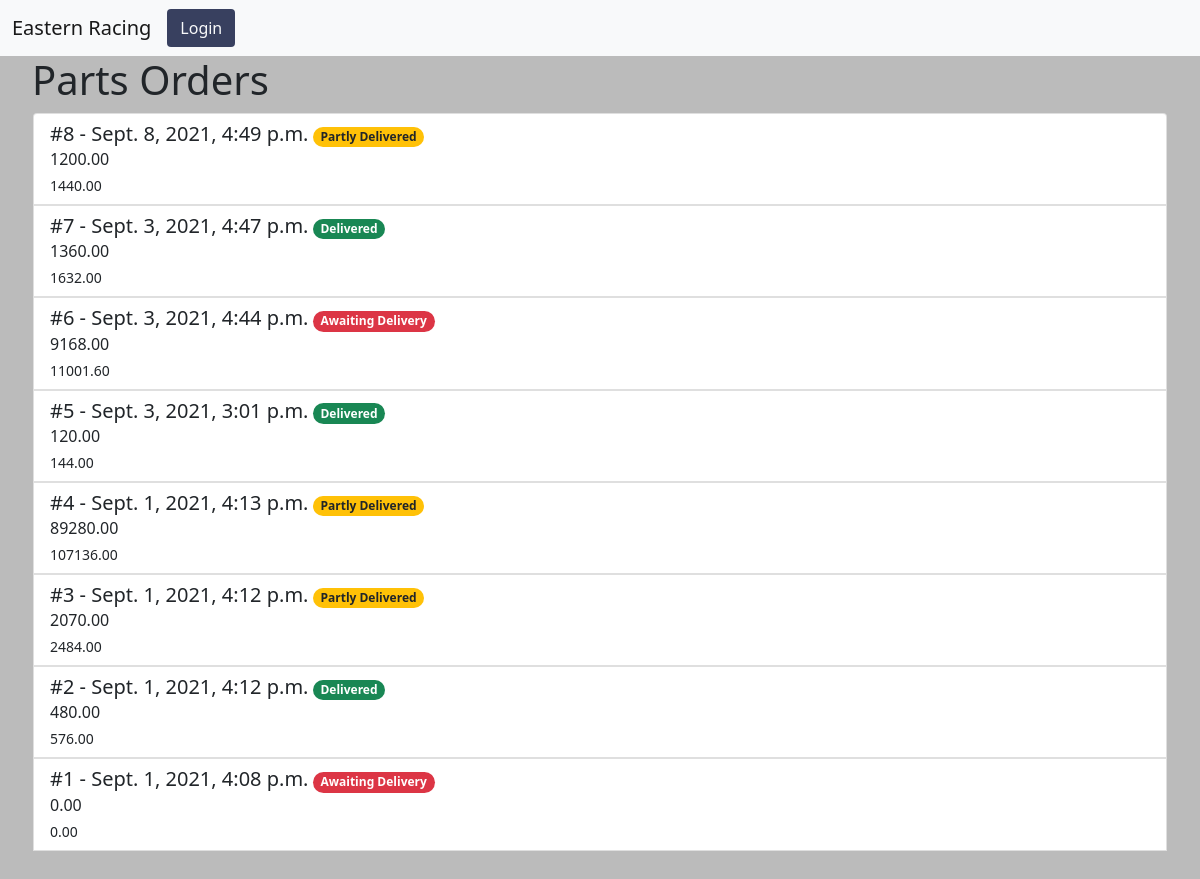
The page /parts/partsorder_list/ on the database its author committed.
### parts/models.py (models this page shows, shortened)
class PartsOrder(models.Model):
    placed = models.DateTimeField(auto_now_add=True)
    sub_total = models.DecimalField(max_digits=10, decimal_places=2, default=0)
    vat = models.DecimalField(max_digits=10, decimal_places=2, default=0)
    grand_total = models.DecimalField(max_digits=10, decimal_places=2, default=0)
    editable = models.BooleanField(default=True)
    def get_delivery_status(self):
        checked_in = 0
        for unit in self.partsorderunit_set.all():
            if unit.checked_in:
                checked_in += 1
        if checked_in == 0:
            return 'awaiting'
        elif checked_in == self.partsorderunit_set.count():
            return 'delivered'
        else:
            return 'part'

### parts/views.py (the view)
# urls.py: path('partsorder_list/', views.PartsOrderList.as_view(), name='parts-order-list'),
class PartsOrderList(generic.ListView):
    model = PartsOrder
    def get_ordering(self):
        return '-placed'

### car_mgmt/context_processors.py (called while the page is built)
def report_form(request):
    report_form = MessageForm(initial={'sender': request.user, 'recipient': Manager.objects.get(id=1).user})
    return {'report_form': report_form}

def login_form(request):
    login_form = AuthenticationForm()
    return {'login_form': login_form}

### parts/models.py (called while the page is built)
    def __str__(self):
        return f"{self.part.name} x {self.quantity}"

### parts/templates/parts/partsorder_list.html (shortened to what this page needs)
{% extends 'cars/base.html' %}
{% block content %}
<h1>Parts Orders</h1>
<div class="list-group">
    {% for order in partsorder_list %}
    <a class="list-group-item list-group-item-action" data-bs-toggle="collapse" href="#collapse-{{ order.id }}" role="button" aria-expanded="false" aria-controls="collapseExample">
        <div class="d-flex w-100 justify-content-between">
            <div>
                <h5 class="mb-1 d-inline">#{{ order.id }} - {{ order.placed }}</h5>
                {% if order.get_delivery_status == 'awaiting' %}
                    <span class="badge rounded-pill bg-danger">Awaiting Delivery</span>
                {% elif order.get_delivery_status == 'delivered' %}
                    <span class="badge rounded-pill bg-success">Delivered</span>
                {% else %}
                    <span class="badge rounded-pill bg-warning text-dark">Partly Delivered</span>
                {% endif %}
            </div>
        </div>
        <p class="mb-1">{{ order.sub_total }}</p>
        <div class="d-flex w-100 justify-content-between">
            <small>{{ order.grand_total }}</small>
        </div>
    </a>
    {% endfor %}
</div>
{% endblock content %}

### cars/static/css/main.css (style rules this page uses)
body { background-color: #bbb; }
.list-group { border: 1px solid #bbb; }
.list-group-item, .list-group-item:hover { z-index: auto; }

### rows shown on the page
PartsOrder: id "8", placed "Sept. 8, 2021, 4:49 p.m.", shows "Partly Delivered", sub_total "1200.00", grand_total "1440.00"
PartsOrder: id "7", placed "Sept. 3, 2021, 4:47 p.m.", shows "Delivered", sub_total "1360.00", grand_total "1632.00"
PartsOrder: id "6", placed "Sept. 3, 2021, 4:44 p.m.", shows "Awaiting Delivery", sub_total "9168.00", grand_total "11001.60"
PartsOrder: id "5", placed "Sept. 3, 2021, 3:01 p.m.", shows "Delivered", sub_total "120.00", grand_total "144.00"
PartsOrder: id "4", placed "Sept. 1, 2021, 4:13 p.m.", shows "Partly Delivered", sub_total "89280.00", grand_total "107136.00"
PartsOrder: id "3", placed "Sept. 1, 2021, 4:12 p.m.", shows "Partly Delivered", sub_total "2070.00", grand_total "2484.00"
PartsOrder: id "2", placed "Sept. 1, 2021, 4:12 p.m.", shows "Delivered", sub_total "480.00", grand_total "576.00"
PartsOrder: id "1", placed "Sept. 1, 2021, 4:08 p.m.", shows "Awaiting Delivery", sub_total "0.00", grand_total "0.00"
